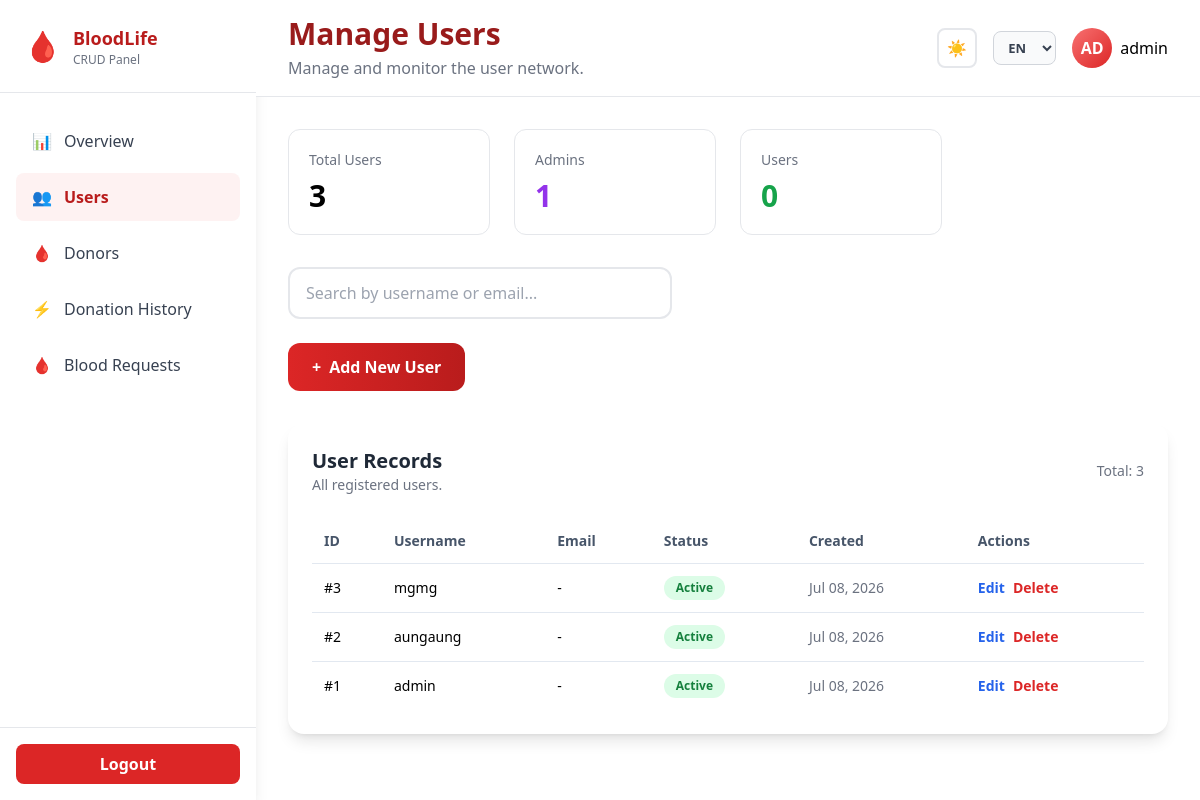
/admin/users_crud.php (signed in), run on the app's committed database.
### tables this page shows
CREATE TABLE users (
    id INT AUTO_INCREMENT PRIMARY KEY,
    username VARCHAR(50) NOT NULL UNIQUE,
    email VARCHAR(100),
    password VARCHAR(255) NOT NULL,
    role ENUM('Admin','User') NOT NULL DEFAULT 'User',
    status ENUM('Active','Inactive') DEFAULT 'Active',
    myanmar_name VARCHAR(100) DEFAULT NULL,
    created_at TIMESTAMP DEFAULT CURRENT_TIMESTAMP
);

### admin/users_crud.php (the view, shortened to what this page needs)
<?php
require_once __DIR__ . '/../config/db.php';
$users = [];
$edit_row = null;
$result = $conn->query("SELECT * FROM users ORDER BY id DESC");
if ($result && $result->num_rows > 0) {
    $users = $result->fetch_all(MYSQLI_ASSOC);
}
$stats = [
    'total' => $conn->query("SELECT COUNT(*) AS c FROM users")->fetch_assoc()['c'] ?? 0,
    'users' => 0,
    'admins' => 0,
];
$roleCheck = @$conn->query("SHOW COLUMNS FROM users LIKE 'role'");
if ($roleCheck && $roleCheck->num_rows > 0) {
    $stats['users'] = $conn->query("SELECT COUNT(*) AS c FROM users WHERE role='User'")->fetch_assoc()['c'] ?? 0;
    $stats['admins'] = $conn->query("SELECT COUNT(*) AS c FROM users WHERE role='Admin'")->fetch_assoc()['c'] ?? 0;
}
?>
<!DOCTYPE html>
<html lang="en">
<head>
    <script src="https://cdn.tailwindcss.com"></script>
    <link rel="stylesheet" href="../assets/css/myanmar-font.css">
</head>
<body class="bg-gray-100 dark:bg-gray-900">
<div class="flex min-h-screen">
    <div class="w-64 bg-white shadow-lg hidden md:flex flex-col sticky top-0 self-start h-screen overflow-y-auto">
        <div class="p-6 border-b border-gray-200">
            <div class="flex items-center space-x-3">
                <span class="text-3xl">🩸</span>
                <div>
                    <h1 class="font-bold text-lg text-red-700">BloodLife</h1>
                    <p class="text-xs text-gray-500">CRUD Panel</p>
                </div>
            </div>
        </div>
        <nav class="flex-1 px-4 py-6 space-y-2">
            <a href="dashboard.php" class="flex items-center space-x-3 px-4 py-3 text-gray-700 hover:bg-gray-100 rounded-lg transition">
                <span>📊</span> <span data-i18n="overview">Overview</span>
            </a>
            <a href="users_crud.php" class="flex items-center space-x-3 px-4 py-3 bg-red-50 text-red-700 rounded-lg font-semibold">
                <span>👥</span> <span>Users</span>
            </a>
            <a href="donor_crud.php" class="flex items-center space-x-3 px-4 py-3 text-gray-700 hover:bg-gray-100 rounded-lg transition">
                <span>🩸</span> <span>Donors</span>
            </a>
            <a href="donation_history_crud.php" class="flex items-center space-x-3 px-4 py-3 text-gray-700 hover:bg-gray-100 rounded-lg transition">
                <span>⚡</span> <span>Donation History</span>
            </a>
            <a href="blood_requests_crud.php" class="flex items-center space-x-3 px-4 py-3 text-gray-700 hover:bg-gray-100 rounded-lg transition">
                <span>🩸</span> <span>Blood Requests</span>
            </a>
        </nav>
        <div class="p-4 border-t border-gray-200">
            <a href="logout.php" onclick="return confirm('Are you sure you want to logout?')" class="w-full bg-red-600 text-white flex justify-center py-2 rounded-lg font-semibold hover:bg-red-700 transition" data-i18n="logout">Logout</a>
        </div>
    </div>
    <main class="flex-1">
        <header class="bg-white border-b px-8 py-4 flex justify-between items-center sticky top-0 z-30">
            <div>
                <h2 class="text-3xl font-bold text-red-800">Manage Users</h2>
                <p class="text-gray-500 mt-1">Manage and monitor the user network.</p>
            </div>
            <div class="flex items-center gap-4">
                <button type="button" class="theme-toggle-btn relative w-10 h-10 rounded-lg border-2 border-gray-200 bg-gray-50 flex items-center justify-center cursor-pointer hover:border-red-400 transition" onclick="toggleTheme()"><span class="theme-icon-sun">☀️</span><span class="theme-icon-moon" style="display:none">🌙</span></button>
                <select class="lang-toggle-select" aria-label="Language" style="font-size:0.8125rem;font-weight:600;border-radius:0.5rem;border:1px solid #d1d5db;background-color:#f9fafb;color:#374151;padding:6px 10px;cursor:pointer;">
                    <option value="en">EN</option>
                </select>
                <div class="relative" id="adminMenu">
                    <div class="flex items-center gap-2 cursor-pointer" onclick="toggleAdminDropdown()">
                        <div class="w-10 h-10 bg-gradient-to-br from-red-400 to-red-600 text-white rounded-full flex items-center justify-center font-bold">
                            <?= strtoupper(substr($_SESSION['username'] ?? 'A', 0, 2)) ?>
                        </div>
                        <span class="font-medium"><?= htmlspecialchars($_SESSION['username'] ?? 'Admin') ?></span>
                    </div>
                </div>
            </div>
        </header>
        <div class="p-8">
            <div class="grid grid-cols-1 md:grid-cols-4 gap-6 mb-8">
                <div class="bg-white rounded-xl border p-5 stat-card">
                    <p class="text-gray-500 text-sm">Total Users</p>
                    <h3 class="text-3xl font-bold mt-2"><?= $stats['total'] ?></h3>
                </div>
                <div class="bg-white rounded-xl border p-5 stat-card">
                    <p class="text-gray-500 text-sm">Admins</p>
                    <h3 class="text-3xl font-bold mt-2 text-purple-600"><?= $stats['admins'] ?></h3>
                </div>
                <div class="bg-white rounded-xl border p-5 stat-card">
                    <p class="text-gray-500 text-sm">Users</p>
                    <h3 class="text-3xl font-bold mt-2 text-green-600"><?= $stats['users'] ?></h3>
                </div>
            </div>
            <div class="w-96 mb-6">
                <input id="searchInput" type="text" placeholder="Search by username or email..." class="w-full border-2 border-gray-200 rounded-xl px-4 py-3 focus:outline-none focus:border-red-500 transition">
            </div>
            <div class="mb-8">
                <button onclick="toggleForm()" id="toggleFormBtn" class="bg-gradient-to-r from-red-600 to-red-700 text-white font-semibold px-6 py-3 rounded-xl hover:shadow-lg transition flex items-center gap-2">
                    <span>+</span>
                    <span><?= $edit_row ? 'Edit User' : 'Add New User' ?></span>
                </button>
            </div>
            <div class="bg-white rounded-2xl shadow-lg p-6">
                <div class="flex items-center justify-between mb-6">
                    <div>
                        <h3 class="text-xl font-bold text-gray-800">User Records</h3>
                        <p class="text-sm text-gray-500">All registered users.</p>
                    </div>
                    <span class="text-sm text-gray-500">Total: <?= count($users) ?></span>
                </div>
                <div class="overflow-x-auto">
                    <table class="w-full text-left text-sm border-collapse">
                        <thead>
                            <tr class="bg-gray-50 text-slate-600">
                                <th class="p-3">ID</th>
                                <th class="p-3">Username</th>
                                <th class="p-3">Email</th>
                                <th class="p-3">Status</th>
                                <th class="p-3">Created</th>
                                <th class="p-3">Actions</th>
                            </tr>
                        </thead>
                        <tbody>
                            <?php if (count($users) > 0): ?>
                                <?php foreach ($users as $u): ?>
                                    <?php
                                    $statusColor = ($u['status'] ?? 'Active') === 'Active' ? 'bg-green-100 text-green-700' : 'bg-red-100 text-red-700';
                                    ?>
                                    <tr class="user-row border-t border-slate-200 hover:bg-gray-50">
                                        <td class="p-3 font-medium">#<?= $u['id'] ?></td>
                                        <td class="p-3 font-medium"><?= htmlspecialchars($u['username']) ?></td>
                                        <td class="p-3"><?= htmlspecialchars($u['email'] ?? '-') ?></td>
                                        <td class="p-3"><span class="inline-flex rounded-full px-3 py-1 text-xs font-semibold <?= $statusColor ?>"><?= htmlspecialchars($u['status']) ?></span></td>
                                        <td class="p-3 text-gray-500"><?= date('M d, Y', strtotime($u['created_at'])) ?></td>
                                        <td class="p-3">
                                            <div class="flex gap-2">
                                                <a href="users_crud.php?edit=<?= $u['id'] ?>" class="text-blue-600 hover:text-blue-800 font-semibold">Edit</a>
                                                <a href="users_crud.php?delete=<?= $u['id'] ?>" class="text-red-600 hover:text-red-800 font-semibold" onclick="return confirm('Delete this user?')">Delete</a>
                                            </div>
                                        </td>
                                    </tr>
                                <?php endforeach; ?>
                            <?php else: ?>
                                <tr><td colspan="7" class="p-8 text-center text-gray-500">No users found.</td></tr>
                            <?php endif; ?>
                        </tbody>
                    </table>
                </div>
            </div>
        </div>
    </main>
</div>
</body>
</html>

### admin/users_crud.php (style rules this page uses)
.stat-card { transition: all 0.3s ease; }
html:not(.dark) body { background-color: #ffffff !important; background-image: none !important; }
html:not(.dark) .bg-gray-50 { background-color: #ffffff !important; }
html:not(.dark) .bg-gray-100 { background-color: #ffffff !important; }

### data on the page
users: id "3", username "mgmg", email "-", status "Active", created_at "Jul 08, 2026"
users: id "2", username "aungaung", email "-", status "Active", created_at "Jul 08, 2026"
users: id "1", username "admin", email "-", status "Active", created_at "Jul 08, 2026"

### other printed values
substr($_SESSION['username'] ?? 'A', 0, 2) "AD"
$_SESSION['username'] "admin"
$stats['total'] "3"
$stats['admins'] "1"
$stats['users'] "0"
count($users) "3"
